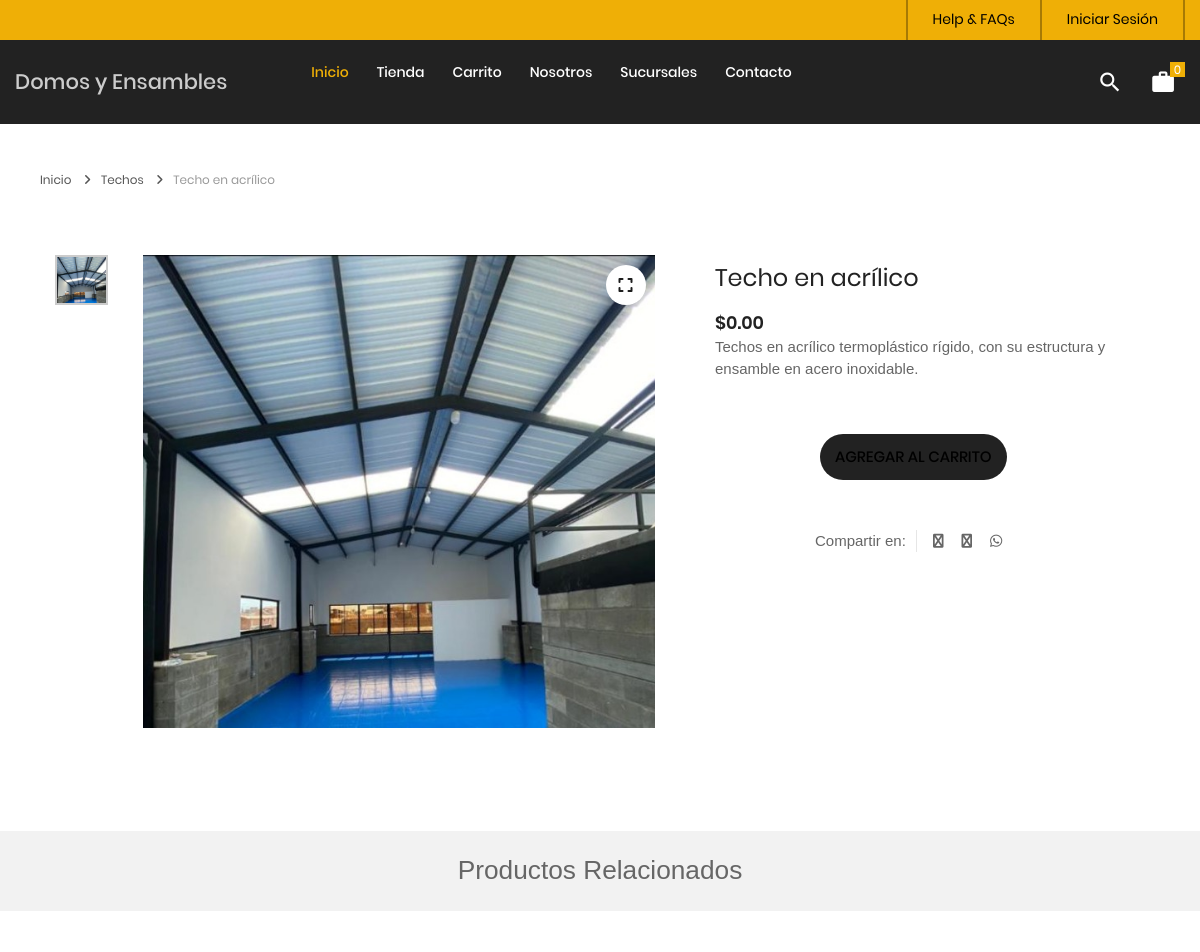
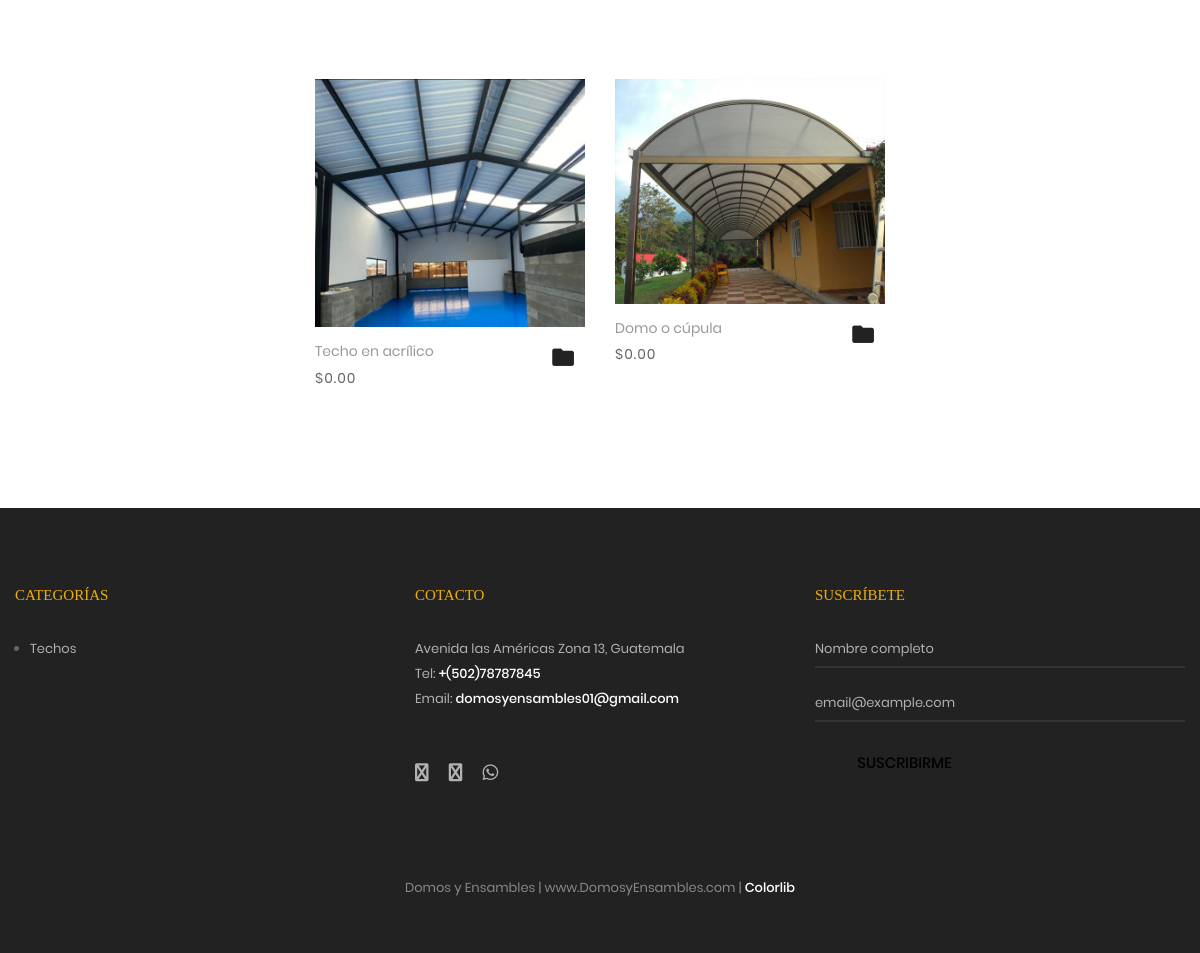
Screenshot of /tienda/producto/3/techo-en-acrilico with the database file from the repository (2 pictures, top to bottom).
### tables this page shows
CREATE TABLE `producto` (
  `idproducto` bigint(20) NOT NULL,
  `categoriaid` bigint(20) NOT NULL,
  `codigo` varchar(30) NOT NULL,
  `nombre` varchar(255) NOT NULL,
  `descripcion` text NOT NULL,
  `imagen` varchar(100) DEFAULT NULL,
  `datecreated` datetime NOT NULL DEFAULT current_timestamp(),
  `ruta` varchar(255) NOT NULL,
  `status` int(11) NOT NULL DEFAULT 1
);

CREATE TABLE `categoria` (
  `idcategoria` bigint(20) NOT NULL,
  `nombre` varchar(255) NOT NULL,
  `descripcion` text NOT NULL,
  `portada` varchar(100) NOT NULL,
  `datecreated` datetime NOT NULL DEFAULT current_timestamp(),
  `ruta` varchar(255) NOT NULL,
  `status` int(11) NOT NULL DEFAULT 1
);

### Libraries/Core/Views.php (called while the page is built)
<?php
	class Views
	{
		function getView($controller,$view,$data="")
		{
			$controller = get_class($controller);
			if($controller == "Home"){
				$view = "Views/".$view.".php";
			}else{
				$view = "Views/".$controller."/".$view.".php";
			}
			require_once ($view);
		}
	}
 ?>

### index.php (called while the page is built, shortened)
<?php
	require_once("Helpers/Helpers.php");
	require_once("Libraries/Core/Load.php");
 ?>

### Helpers/Helpers.php (called while the page is built, shortened)
<?php
	function base_url()
	{
		return BASE_URL;
	}
    function footerTienda($data="")
    {
        $view_footer = "Views/Template/footer_tienda.php";
        require_once ($view_footer);
    }
    function formatMoney($cantidad){
        $cantidad = number_format($cantidad,2,SPD,SPM);
        return $cantidad;
    }
    function getCatFooter(){
        require_once ("Models/CategoriasModel.php");
        $objCategoria = new CategoriasModel();
        $request = $objCategoria->getCategoriasFooter();
        return $request;
    }
    function getInfoPage(int $idpagina){
        require_once("Libraries/Core/Mysql.php");
        $con = new Mysql();
        $sql = "SELECT * FROM post WHERE idpost = $idpagina";
        $request = $con->select($sql);
        return $request;
    }
 ?>

### Libraries/Core/Mysql.php (called while the page is built, shortened)
<?php
	class Mysql extends Conexion
	{
		private $conexion;
		function __construct()
		{
			$this->conexion = new Conexion();
			$this->conexion = $this->conexion->conect();
		}
		public function select(string $query)
		{
			$this->strquery = $query;
        	$result = $this->conexion->prepare($this->strquery);
			$result->execute();
        	$data = $result->fetch(PDO::FETCH_ASSOC);
        	return $data;
		}
		public function select_all(string $query)
		{
			$this->strquery = $query;
        	$result = $this->conexion->prepare($this->strquery);
			$result->execute();
        	$data = $result->fetchall(PDO::FETCH_ASSOC);
        	return $data;
		}
	}
 ?>

### Libraries/Core/Conexion.php (called while the page is built)
<?php
class Conexion{
	private $conect;
	public function __construct(){
		$connectionString = "mysql:host=".DB_HOST.";dbname=".DB_NAME.";charset=".DB_CHARSET;
		try{
			$this->conect = new PDO($connectionString, DB_USER, DB_PASSWORD);
			$this->conect->setAttribute(PDO::ATTR_ERRMODE, PDO::ERRMODE_EXCEPTION);
		}catch(PDOException $e){
			$this->conect = 'Error de conexión';
		    echo "ERROR: " . $e->getMessage();
		}
	}
	public function conect(){
		return $this->conect;
	}
}
?>

### Models/TProducto.php (called while the page is built, shortened)
<?php
require_once("Libraries/Core/Mysql.php");
trait TProducto{
	public function getProductoT(int $idproducto, string $ruta){
		$this->con = new Mysql();
		$this->intIdProducto = $idproducto;
		$this->strRuta = $ruta;
		$sql = "SELECT p.idproducto,
						p.codigo,
						p.nombre,
						p.descripcion,
						p.categoriaid,
						c.nombre as categoria,
						c.ruta as ruta_categoria,
						p.ruta
				FROM producto p
				INNER JOIN categoria c
				ON p.categoriaid = c.idcategoria
				WHERE p.status != 0 AND p.idproducto = '{$this->intIdProducto}' AND p.ruta = '{$this->strRuta}' ";
				$request = $this->con->select($sql);
				if(!empty($request)){
					$intIdProducto = $request['idproducto'];
					$sqlImg = "SELECT img
							FROM imagen
							WHERE productoid = $intIdProducto";
					$arrImg = $this->con->select_all($sqlImg);
					if(count($arrImg) > 0){
						for ($i=0; $i < count($arrImg); $i++) {
							$arrImg[$i]['url_image'] = media().'/images/uploads/'.$arrImg[$i]['img'];
						}
					}else{
						$arrImg[0]['url_image'] = media().'/images/uploads/product.png';
					}
					$request['images'] = $arrImg;
				}
		return $request;
	}
	public function getProductosRandom(int $idcategoria, int $cant, string $option){
		$this->intIdcategoria = $idcategoria;
		$this->cant = $cant;
		$this->option = $option;
		if($option == "r"){
			$this->option = " RAND() ";
		}else if($option == "a"){
			$this->option = " idproducto ASC ";
		}else{
			$this->option = " idproducto DESC ";
		}
		$this->con = new Mysql();
		$sql = "SELECT p.idproducto,
						p.codigo,
						p.nombre,
						p.descripcion,
						p.categoriaid,
						c.nombre as categoria,
						p.ruta
				FROM producto p
				INNER JOIN categoria c
				ON p.categoriaid = c.idcategoria
				WHERE p.status != 0 AND p.categoriaid = $this->intIdcategoria
				ORDER BY $this->option LIMIT  $this->cant ";
				$request = $this->con->select_all($sql);
				if(count($request) > 0){
					for ($c=0; $c < count($request) ; $c++) {
						$intIdProducto = $request[$c]['idproducto'];
						$sqlImg = "SELECT img
								FROM imagen
								WHERE productoid = $intIdProducto";
						$arrImg = $this->con->select_all($sqlImg);
						if(count($arrImg) > 0){
							for ($i=0; $i < count($arrImg); $i++) {
								$arrImg[$i]['url_image'] = media().'/images/uploads/'.$arrImg[$i]['img'];
							}
						}
						$request[$c]['images'] = $arrImg;
					}
				}
		return $request;
	}
}
 ?>

### Models/CategoriasModel.php (called while the page is built, shortened)
<?php
	class CategoriasModel extends Mysql
	{
		public function getCategoriasFooter(){
			$sql = "SELECT idcategoria, nombre, descripcion, portada, ruta
					FROM categoria WHERE  status = 1 AND idcategoria IN (".CAT_FOOTER.")";
			$request = $this->select_all($sql);
			if(count($request) > 0){
				for ($c=0; $c < count($request) ; $c++) {
					$request[$c]['portada'] = BASE_URL.'/Assets/images/uploads/'.$request[$c]['portada'];
				}
			}
			return $request;
		}
	}
 ?>

### Views/Tienda/producto.php (the view, shortened to what this page needs)
<?php
$arrProducto = $data['producto'];
$arrProductos = $data['productos'];
$arrImages = $arrProducto['images'];
$rutacategoria = $arrProducto['categoriaid'].'/'.$arrProducto['ruta_categoria'];
$urlShared = base_url()."/tienda/producto/".$arrProducto['idproducto']."/".$arrProducto['ruta'];
 ?>
<br><br><br>
	<div class="container">
		<div class="bread-crumb flex-w p-l-25 p-r-15 p-t-30 p-lr-0-lg">
			<a href="<?= base_url(); ?>" class="stext-109 cl8 hov-cl1 trans-04">
				Inicio
				<i class="fa fa-angle-right m-l-9 m-r-10" aria-hidden="true"></i>
			</a>
			<a href="<?= base_url().'/tienda/categoria/'.$rutacategoria; ?>" class="stext-109 cl8 hov-cl1 trans-04">
				<?= $arrProducto['categoria'] ?>
				<i class="fa fa-angle-right m-l-9 m-r-10" aria-hidden="true"></i>
			</a>
			<span class="stext-109 cl4">
				<?= $arrProducto['nombre'] ?>
			</span>
		</div>
	</div>
	<section class="sec-product-detail bg0 p-t-65 p-b-60">
		<div class="container">
			<div class="row">
				<div class="col-md-6 col-lg-7 p-b-30">
					<div class="p-l-25 p-r-30 p-lr-0-lg">
						<div class="wrap-slick3 flex-sb flex-w">
							<div class="wrap-slick3-dots"></div>
							<div class="slick3 gallery-lb">
							<?php
								if(!empty($arrImages)){
									for ($img=0; $img < count($arrImages) ; $img++) {
							 ?>
								<div class="item-slick3" data-thumb="<?= $arrImages[$img]['url_image']; ?>">
									<div class="wrap-pic-w pos-relative">
										<img src="<?= $arrImages[$img]['url_image']; ?>" alt="<?= $arrProducto['nombre']; ?>">
										<a class="flex-c-m size-108 how-pos1 bor0 fs-16 cl10 bg0 hov-btn3 trans-04" href="<?= $arrImages[$img]['url_image']; ?>">
											<i class="fa fa-expand"></i>
										</a>
									</div>
								</div>
							<?php
									}
								}
							?>
							</div>
						</div>
					</div>
				</div>
				<div class="col-md-6 col-lg-5 p-b-30">
					<div class="p-r-50 p-t-5 p-lr-0-lg">
						<h4 class="mtext-105 cl2 js-name-detail p-b-14">
							<?= $arrProducto['nombre']; ?>
						</h4>
						<span class="mtext-106 cl2">
							<?= SMONEY.formatMoney($arrProducto['precio']); ?>
						</span>
						<?= $arrProducto['descripcion']; ?>
						<div class="p-t-33">
							<div class="flex-w flex-r-m p-b-10">
								<div class="size-204 flex-w flex-m respon6-next">
									<button id="<?= openssl_encrypt($arrProducto['idproducto'],METHODENCRIPT,KEY); ?>" class="flex-c-m stext-101 cl0 size-101 bg1 bor1 hov-btn1 p-lr-15 trans-04 js-addcart-detail">
										Agregar al carrito
									</button>
								</div>
							</div>
						</div>
						<div class="flex-w flex-m p-l-100 p-t-40 respon7">
							<div class="flex-m bor9 p-r-10 m-r-11">
								Compartir en:
							</div>
							<a href="#" class="fs-14 cl3 hov-cl1 trans-04 lh-10 p-lr-5 p-tb-2 m-r-8 tooltip100" data-tooltip="Facebook"
								onclick="window.open('https://www.facebook.com/sharer/sharer.php?u=<?= $urlShared; ?> &t=<?= $arrProducto['nombre'] ?>','ventanacompartir', 'toolbar=0, status=0, width=650, height=450');"
								>
								<i class="fa fa-facebook"></i>
							</a>
							<a href="https://twitter.com/intent/tweet?text=<?= $arrProducto['nombre'] ?>&url=<?= $urlShared; ?>&hashtags=<?= SHAREDHASH; ?>" target="_blank" class="fs-14 cl3 hov-cl1 trans-04 lh-10 p-lr-5 p-tb-2 m-r-8 tooltip100" data-tooltip="Twitter">
								<i class="fa fa-twitter"></i>
							</a>
							<a href="https://api.whatsapp.com/send?text=<?= $arrProducto['nombre'].' '.$urlShared ?>" target="_blank" class="fs-14 cl3 hov-cl1 trans-04 lh-10 p-lr-5 p-tb-2 m-r-8 tooltip100" data-tooltip="WhatsApp">
								<i class="fab fa-whatsapp" aria-hidden="true"></i>
							</a>
						</div>
					</div>
				</div>
			</div>
		</div>
		<div class="bg6 flex-c-m flex-w size-302 m-t-73 p-tb-15">
			<h3>Productos Relacionados</h3>
		</div>
	</section>
	<section class="sec-relate-product bg0 p-t-45 p-b-105">
		<div class="container">
			<div class="wrap-slick2">
				<div class="slick2">
				<?php
					if(!empty($arrProductos)){
						for ($p=0; $p < count($arrProductos); $p++) {
							$ruta = $arrProductos[$p]['ruta'];
							if(count($arrProductos[$p]['images']) > 0 ){
								$portada = $arrProductos[$p]['images'][0]['url_image'];
							}else{
								$portada = media().'/images/uploads/product.png';
							}
				 ?>
					<div class="item-slick2 p-l-15 p-r-15 p-t-15 p-b-15">
						<div class="block2">
							<div class="block2-pic hov-img0">
								<img src="<?= $portada ?>" alt="<?= $arrProductos[$p]['nombre'] ?>">
							</div>
							<div class="block2-txt flex-w flex-t p-t-14">
								<div class="block2-txt-child1 flex-col-l ">
									<a href="<?= base_url().'/tienda/producto/'.$arrProductos[$p]['idproducto'].'/'.$ruta; ?>" class="stext-104 cl4 hov-cl1 trans-04 js-name-b2 p-b-6">
										<?= $arrProductos[$p]['nombre'] ?>
									</a>
									<span class="stext-105 cl3">
										<?= SMONEY.formatMoney($arrProductos[$p]['precio']); ?>
									</span>
								</div>
								<div class="block2-txt-child2 flex-r p-t-3">
									<a href="#"
									 id="<?= openssl_encrypt($arrProductos[$p]['idproducto'],METHODENCRIPT,KEY); ?>"
									 pr="1"
									 class="btn-addwish-b2 dis-block pos-relative js-addwish-b2 js-addcart-detail
									 icon-header-item cl2 hov-cl1 trans-04 p-l-22 p-r-11
									 ">
										<i class="zmdi zmdi-folder"></i>
									</a>
								</div>
							</div>
						</div>
					</div>
				<?php
						}
					}
				 ?>
				</div>
			</div>
		</div>
	</section>
<?php
	footerTienda($data);
?>

### Views/Template/footer_tienda.php (shortened to what this page needs)
	<?php
		$catFotter = getCatFooter();
	 ?>
	<footer class="bg3 p-t-75 p-b-32">
		<div class="container">
			<div class="row">
				<div class="col-sm-6 col-lg-4 p-b-50">
					<h4 class="stext-301 cl1 p-b-30">
						Categorías
					</h4>
					<?php if(count($catFotter) > 0){ ?>
					<ul>
						<?php foreach ($catFotter as $cat) { ?>
						<li class="p-b-10">
							<a href="<?= base_url() ?>/tienda/categoria/<?= $cat['idcategoria'].'/'.$cat['ruta'] ?>" class="stext-107 cl7 hov-cl1 trans-04">
								<?= $cat['nombre'] ?>
							</a>
						</li>
						<?php } ?>
					</ul>
					<?php } ?>
				</div>
				<div class="col-sm-6 col-lg-4 p-b-50">
					<h4 class="stext-301 cl1 p-b-30">
						Cotacto
					</h4>
					<p class="stext-107 cl7 size-201">
						<?= DIRECCION ?> <br>
						Tel: <a class="linkFooter" href="tel:<?= TELEMPRESA ?>"><?= TELEMPRESA ?></a><br>
						Email: <a class="linkFooter" href="mailto:<?= EMAIL_EMPRESA ?>"><?= EMAIL_EMPRESA ?></a>
					</p>
					<div class="p-t-27">
						<a href="<?= FACEBOOK ?>" target="_blanck" class="fs-18 cl7 hov-cl1 trans-04 m-r-16">
							<i class="fa fa-facebook"></i>
						</a>
						<a href="<?= INSTAGRAM ?>" target="_blanck"  class="fs-18 cl7 hov-cl1 trans-04 m-r-16">
							<i class="fa fa-instagram"></i>
						</a>
						<a href="https://wa.me/<?= WHATSAPP ?>" target="_blanck"  class="fs-18 cl7 hov-cl1 trans-04 m-r-16">
							<i class="fab fa-whatsapp"></i>
						</a>
					</div>
				</div>
				<div class="col-sm-6 col-lg-4 p-b-50">
					<h4 class="stext-301 cl1 p-b-30">
						Suscríbete
					</h4>
					<form id="frmSuscripcion" name="frmSuscripcion">
						<div class="wrap-input1 w-full p-b-4">
							<input class="input1 bg-none plh1 stext-107 cl7" type="text" id="nombreSuscripcion" name="nombreSuscripcion" placeholder="Nombre completo" required>
						</div>
						<br>
						<div class="wrap-input1 w-full p-b-4">
							<input class="input1 bg-none plh1 stext-107 cl7" type="email" id="emailSuscripcion" name="emailSuscripcion" placeholder="email@example.com" required >
						</div>
						<div class="p-t-18">
							<button class="flex-c-m stext-101 cl0 size-103 bg1 bor1 hov-btn2 p-lr-15 trans-04">
								Suscribirme
							</button>
						</div>
					</form>
				</div>
			</div>
			<div class="p-t-40">
				<p class="stext-107 cl6 txt-center">
					<?= NOMBRE_EMPESA; ?> | <?= WEB_EMPRESA; ?> | <a href="https://colorlib.com" target="_blank">Colorlib</a>
				</p>
			</div>
		</div>
	</footer>
</body>
</html>

### rows the page displays
producto: categoriaid.nombre "Techos", nombre "Techo en acrílico", descripcion "Techos en acrílico termoplástico rígido, con su estructura y ensamble en acero inoxidable."
producto: shows a picture, nombre "Domo o cúpula", precio "0.00"
categoria: nombre "Techos"

### other values shown
SMONEY "$"
formatMoney($arrProducto['precio']) "0.00"
$arrProductos[$p]['nombre'] "Techo en acrílico"
formatMoney($arrProductos[$p]['precio']) "0.00"
DIRECCION "Avenida las Américas Zona 13, Guatemala"
TELEMPRESA "+(502)78787845"
EMAIL_EMPRESA "domosyensambles01@gmail.com"
NOMBRE_EMPESA "Domos y Ensambles"
WEB_EMPRESA "www.DomosyEnsambles.com"
